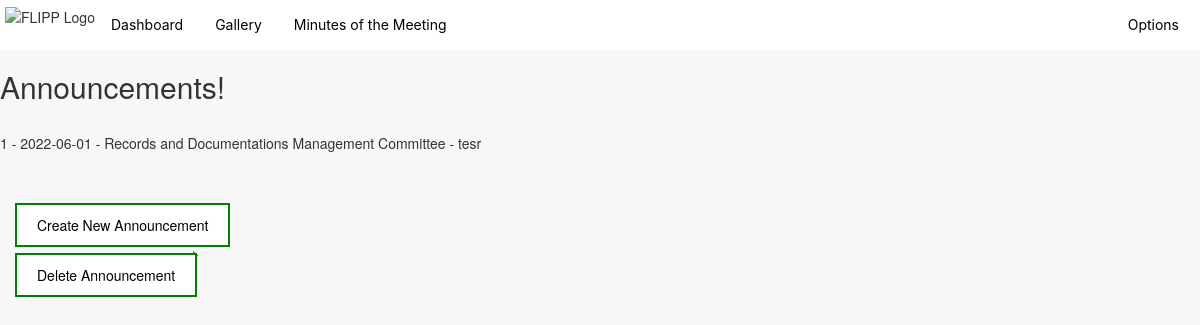
The page /dashboard (signed in) on the database its author committed.
### app.py (models this page shows)
class Announcement(db.Model, UserMixin):
    id = db.Column(db.Integer, primary_key=True)
    date = db.Column(db.String(20), nullable=False)
    committee = db.Column(db.String(30), nullable=False)
    message = db.Column(db.String, nullable=False)

### app.py (the view)
@app.route('/dashboard', methods=["GET"])
@login_required
def dashboard():
    announcements = Announcement.query.all()
    return render_template("dashboard.html", announcements=announcements)

### app.py (called while the page is built)
@login_manager.user_loader
def load_user(user_id):
    return User.query.get(int(user_id))

### templates/dashboard.html
{% extends 'base2.html'%} {% block title %} Home {% endblock %}
{% block content %}
<link rel="stylesheet" href="https://maxcdn.bootstrapcdn.com/bootstrap/3.4.1/css/bootstrap.min.css">
<link rel="stylesheet" href={{ url_for('static', filename='dashboard_extension/dashboard.css') }}>
<body>
<h2>Announcements!</h2>
<br>
 {% for announcement in announcements %}
 <p>{{ announcement.id }} - {{ announcement.date }} - {{ announcement.committee }} - {{ announcement.message }} </p>
 {% endfor %}
  <br><p></p>
  <div>
    <a class="one" href="{{ url_for('create') }}">Create New Announcement</a>
  </div>
  <br><br><p></p>
<div>
    <a class="one" href="{{ url_for('delete_announcement') }}">Delete Announcement</a>
</div>-->
</body>
{% endblock %}

### templates/base2.html (shortened to what this page needs)
<!DOCTYPE html>
<html lang="en">
<head>
    <link rel="stylesheet" href={{ url_for('static', filename='navbar/navbar.css') }}>
</head>
<ul>
  <li><img class = "header-img" src = {{ url_for('static', filename='navbar/FLIPP_LOGO.png') }} alt = "FLIPP Logo"></li>
  <li><a href="{{ url_for('dashboard') }}">Dashboard</a></li>
  <li><a href="{{ url_for('gallery') }}">Gallery</a></li>
  <li><a href="{{ url_for('minutes') }}"">Minutes of the Meeting</a></li>
  <li style="float:right" class="dropdown">
    <a href="#options" class="dropbtn">Options</a>
  </li>
</ul>
<body>
    {% block content %}
    {% endblock %}
</body>
</html>

### static/navbar/navbar.css (style rules this page uses)
body { background-color: rgb(247, 247, 247); }
.header-img { position: static; left: 0px; top: 0px; width: 35px; height: 35px; z-index: +1; }
ul { list-style-type: none; margin: 0; padding: 5px; overflow: hidden; background-color: #ffffff; box-shadow: 5px #ececec; }
li { float: left; }
li a, .dropbtn { display: inline-block; color: #000000; font-family: 'Inter', sans-serif; text-align: center; justify-content: center; padding: 10px 16px; text-decoration: none; }
li.dropdown { display: inline-block; }

### static/dashboard_extension/dashboard.css (style rules this page uses)
a.one:link, a.one:visited { background-color: white; color: black; border: 2px solid green; padding: 10px 20px; text-align: center; text-decoration: none; display: inline-block; float: left; position: relative; top: 10px; left: 15px; }

### rows shown on the page
Announcement: id "1", date "2022-06-01", committee "Records and Documentations Management Committee", message "tesr"
